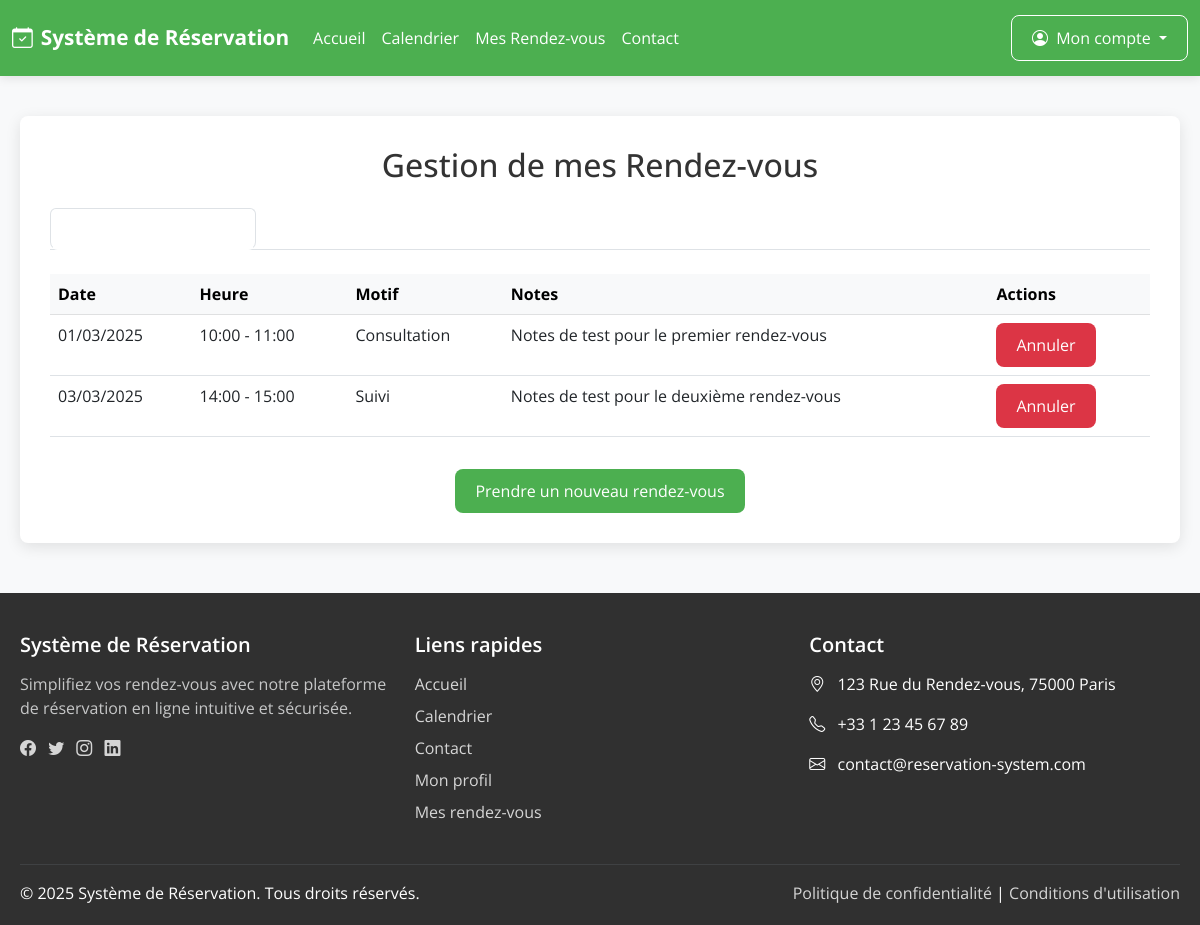
The app's page /annulation_rdv.php (signed in) with its own data.
### tables this page shows
CREATE TABLE `rendezvous` (
  `id` INT AUTO_INCREMENT PRIMARY KEY,
  `user_id` INT NOT NULL,
  `date_rdv` DATE NOT NULL,
  `heure_debut` TIME NOT NULL,
  `heure_fin` TIME NOT NULL,
  `motif` VARCHAR(100) NULL,
  `notes` TEXT NULL,
  `created_at` DATETIME NOT NULL DEFAULT CURRENT_TIMESTAMP,
  CONSTRAINT `fk_rdv_user`
    FOREIGN KEY (`user_id`)
    REFERENCES `users` (`id`)
    ON DELETE CASCADE
    ON UPDATE CASCADE
);

### public/annulation_rdv.php (the view, shortened to what this page needs)
<?php
require_once '../config/config.php';
$userId = $_SESSION['user_id'];
$errors = [];
try {
    $stmt = $db->prepare("
        SELECT id, date_rdv, heure_debut, heure_fin, motif, notes
        FROM rendezvous
        WHERE user_id = :user_id
        ORDER BY date_rdv ASC, heure_debut ASC
    ");
    $stmt->bindValue(':user_id', $userId, PDO::PARAM_INT);
    $stmt->execute();
    $allAppointments = $stmt->fetchAll(PDO::FETCH_ASSOC);
    $upcomingAppointments = [];
    $pastAppointments = [];
    $today = date('Y-m-d');
    $now = date('H:i:s');
    foreach ($allAppointments as $appointment) {
        if ($appointment['date_rdv'] > $today ||
            ($appointment['date_rdv'] == $today && $appointment['heure_debut'] > $now)) {
            $upcomingAppointments[] = $appointment;
        } else {
            $pastAppointments[] = $appointment;
        }
    }
} catch (PDOException $e) {
    $errors[] = "Erreur lors de la récupération des rendez-vous: " . $e->getMessage();
    $upcomingAppointments = [];
    $pastAppointments = [];
}
require_once '../includes/header.php';
?>
<div class="content-container">
    <h2 class="text-center mb-4">Gestion de mes Rendez-vous</h2>
    <ul class="nav nav-tabs mb-4" id="appointmentTabs" role="tablist">
        <li class="nav-item" role="presentation">
            <button class="nav-link active" id="upcoming-tab" data-bs-toggle="tab" data-bs-target="#upcoming" type="button" role="tab" aria-controls="upcoming" aria-selected="true">
            </button>
        </li>
        <li class="nav-item" role="presentation">
            <button class="nav-link" id="past-tab" data-bs-toggle="tab" data-bs-target="#past" type="button" role="tab" aria-controls="past" aria-selected="false">
            </button>
        </li>
    </ul>
    <div class="tab-content" id="appointmentTabsContent">
        <div class="tab-pane fade show active" id="upcoming" role="tabpanel" aria-labelledby="upcoming-tab">
            <?php if (empty($upcomingAppointments)) : ?>
                <div class="alert alert-info">
                    Vous n'avez aucun rendez-vous à venir.
                </div>
                <div class="text-center mt-3">
                    <a href="calendrier.php" class="btn btn-primary">Prendre un rendez-vous</a>
                </div>
            <?php else : ?>
                <div class="table-responsive">
                    <table class="table table-hover">
                        <thead class="table-light">
                            <tr>
                                <th>Date</th>
                                <th>Heure</th>
                                <th>Motif</th>
                                <th>Notes</th>
                                <th>Actions</th>
                            </tr>
                        </thead>
                        <tbody>
                            <?php foreach ($upcomingAppointments as $appointment) : ?>
                                <tr>
                                    <td><?php echo date('d/m/Y', strtotime($appointment['date_rdv'])); ?></td>
                                    <td><?php echo substr($appointment['heure_debut'], 0, 5) . ' - ' . substr($appointment['heure_fin'], 0, 5); ?></td>
                                    <td><?php echo htmlspecialchars($appointment['motif'] ?? 'Non spécifié'); ?></td>
                                    <td><?php echo !empty($appointment['notes']) ? htmlspecialchars(substr($appointment['notes'], 0, 50)) . (strlen($appointment['notes']) > 50 ? '...' : '') : '-'; ?></td>
                                    <td>
                                        <button type="button" class="btn btn-sm btn-danger cancel-btn" data-bs-toggle="modal" data-bs-target="#cancelModal" data-appointment-id="<?php echo $appointment['id']; ?>" data-appointment-date="<?php echo date('d/m/Y', strtotime($appointment['date_rdv'])); ?>" data-appointment-time="<?php echo substr($appointment['heure_debut'], 0, 5); ?>">
                                            Annuler
                                        </button>
                                    </td>
                                </tr>
                            <?php endforeach; ?>
                        </tbody>
                    </table>
                </div>
                <div class="text-center mt-3">
                    <a href="calendrier.php" class="btn btn-primary">Prendre un nouveau rendez-vous</a>
                </div>
            <?php endif; ?>
        </div>
    </div>
</div>
<?php
require_once '../includes/footer.php';
?>

### includes/header.php (shortened to what this page needs)
<!DOCTYPE html>
<html lang="fr">
<head>
  <link rel="stylesheet" href="https://cdn.jsdelivr.net/npm/bootstrap@5.3.0/dist/css/bootstrap.min.css">
  <link rel="stylesheet" href="https://cdn.jsdelivr.net/npm/bootstrap-icons@1.11.0/font/bootstrap-icons.css">
  <link rel="stylesheet" href="../resources/css/style.css">
</head>
<body>
  <nav class="navbar navbar-expand-lg navbar-dark">
    <div class="container">
      <a class="navbar-brand" href="index.php">
        <i class="bi bi-calendar-check me-2"></i>Système de Réservation
      </a>
      <div class="collapse navbar-collapse" id="navbarNav">
        <ul class="navbar-nav me-auto">
          <li class="nav-item">
            <a class="nav-link" href="index.php">Accueil</a>
          </li>
          <?php if (isset($_SESSION['user_id'])) : ?>
            <li class="nav-item">
              <a class="nav-link" href="calendrier.php">Calendrier</a>
            </li>
            <li class="nav-item">
              <a class="nav-link" href="annulation_rdv.php">Mes Rendez-vous</a>
            </li>
          <?php endif; ?>
          <li class="nav-item">
            <a class="nav-link" href="contact.php">Contact</a>
          </li>
        </ul>
        <div class="d-flex">
          <?php if (isset($_SESSION['user_id'])) : ?>
            <div class="dropdown">
              <button class="btn btn-outline-light dropdown-toggle" type="button" id="userDropdown" data-bs-toggle="dropdown" aria-expanded="false">
                <i class="bi bi-person-circle me-1"></i> Mon compte
              </button>
            </div>
          <?php else : ?>
            <a href="connexion.php" class="btn btn-outline-light me-2"><i class="bi bi-box-arrow-in-right me-1"></i> Connexion</a>
            <a href="inscription.php" class="btn btn-light"><i class="bi bi-person-plus me-1"></i> Inscription</a>
          <?php endif; ?>
        </div>
      </div>
    </div>
  </nav>
  <div class="main-content">

### includes/footer.php (shortened to what this page needs)
</div>
  <footer class="footer">
    <div class="container">
      <div class="row">
        <div class="col-md-4 mb-4 mb-md-0">
          <h5>Système de Réservation</h5>
          <p class="text-light opacity-75">Simplifiez vos rendez-vous avec notre plateforme de réservation en ligne intuitive et sécurisée.</p>
          <div class="social-links">
            <a href="#" class="me-2"><i class="bi bi-facebook"></i></a>
            <a href="#" class="me-2"><i class="bi bi-twitter"></i></a>
            <a href="#" class="me-2"><i class="bi bi-instagram"></i></a>
            <a href="#" class="me-2"><i class="bi bi-linkedin"></i></a>
          </div>
        </div>
        <div class="col-md-4 mb-4 mb-md-0">
          <h5>Liens rapides</h5>
          <ul>
            <li><a href="index.php">Accueil</a></li>
            <li><a href="calendrier.php">Calendrier</a></li>
            <li><a href="contact.php">Contact</a></li>
            <?php if (!isset($_SESSION['user_id'])) : ?>
              <li><a href="connexion.php">Connexion</a></li>
              <li><a href="inscription.php">Inscription</a></li>
            <?php else : ?>
              <li><a href="profil.php">Mon profil</a></li>
              <li><a href="annulation_rdv.php">Mes rendez-vous</a></li>
            <?php endif; ?>
          </ul>
        </div>
        <div class="col-md-4">
          <h5>Contact</h5>
          <address>
            <p><i class="bi bi-geo-alt me-2"></i> 123 Rue du Rendez-vous, 75000 Paris</p>
            <p><i class="bi bi-telephone me-2"></i> +33 1 23 45 67 89</p>
            <p><i class="bi bi-envelope me-2"></i> contact@reservation-system.com</p>
          </address>
        </div>
      </div>
      <hr class="mt-4 mb-3 border-secondary">
      <div class="row">
        <div class="col-md-6 text-center text-md-start">
          <p class="mb-0">&copy; <?php echo date('Y'); ?> Système de Réservation. Tous droits réservés.</p>
        </div>
        <div class="col-md-6 text-center text-md-end">
          <p class="mb-0">
            <a href="#">Politique de confidentialité</a> |
            <a href="#">Conditions d'utilisation</a>
          </p>
        </div>
      </div>
    </div>
  </footer>
</body>
</html>

### resources/css/style.css (style rules this page uses)
:root { --primary-color: #4CAF50; --primary-dark: #3e8e41; --secondary-color: #303030; --light-color: #ffffff; --text-color: #333333; --light-gray: #f8f9fa; --medium-gray: #e0e0e0; --dark-gray: #666666; --border-radius: 8px; --box-shadow: 0 4px 15px rgba(0, 0, 0, 0.1); }
* { margin: 0; padding: 0; box-sizing: border-box; }
html, body { font-family: 'Open Sans', sans-serif; height: 100%; background-color: var(--light-gray); color: var(--text-color); }
body { display: flex; flex-direction: column; }
a { color: var(--primary-color); text-decoration: none; }
.main-content { flex: 1; display: flex; flex-direction: column; width: 100%; max-width: 1200px; margin: 0 auto; padding: 20px; }
.navbar { background-color: var(--primary-color); box-shadow: 0 2px 10px rgba(0, 0, 0, 0.1); padding: 15px 0; margin-bottom: 20px; }
.navbar-brand { color: var(--light-color) !important; font-weight: bold; font-size: 1.3rem; }
.nav-link { color: var(--light-color) !important; padding: 8px 16px; border-radius: var(--border-radius); }
.navbar .container { max-width: 1200px; margin: 0 auto; }
.content-container { background-color: var(--light-color); border-radius: var(--border-radius); box-shadow: var(--box-shadow); padding: 30px; margin-bottom: 30px; width: 100%; }
.btn { display: inline-block; padding: 10px 20px; border-radius: var(--border-radius); font-size: 1rem; cursor: pointer; transition: all 0.3s; border: none; }
.btn-primary, .btn-cool { background-color: var(--primary-color); color: var(--light-color); }
.btn-outline-light { border: 1px solid var(--light-color); color: var(--light-color); background-color: transparent; }
.footer { background-color: var(--secondary-color); color: var(--light-color); padding: 40px 0 20px; margin-top: auto; }
.footer h5 { color: var(--light-color); margin-bottom: 15px; font-weight: 600; }
.footer ul { list-style: none; padding: 0; }
.footer li { margin-bottom: 8px; }
.footer a { color: var(--light-color); opacity: 0.8; }
.footer .container { max-width: 1200px; margin: 0 auto; padding: 0 20px; }

### records on screen
rendezvous: date_rdv "01/03/2025", heure_debut "10:00", heure_fin "11:00", motif "Consultation", notes "Notes de test pour le premier rendez-vous"
rendezvous: date_rdv "03/03/2025", heure_debut "14:00", heure_fin "15:00", motif "Suivi", notes "Notes de test pour le deuxième rendez-vous"
